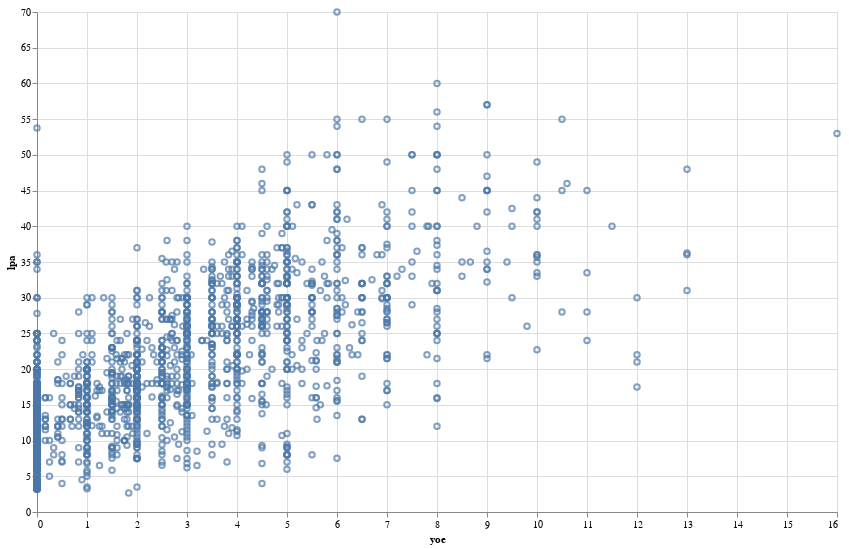

The code cell stored with this chart in its notebook:
### Markdown cell above
### Salary by `experience`

### Code cell
alt.Chart(df[df.yoe!=-1]).mark_point().encode(
    x='yoe',
    y='lpa'
).properties(width=800, height=500)

### Figure 1 — Vega-Lite specification as saved in the notebook (floating-point values rounded to 4 significant figures; data arrays with more than 128 entries replaced by an {"elided": "..."} marker saying what was removed)
{"config": {"view": {"continuousWidth": 400, "continuousHeight": 300}}, "data": {"name": "data-509dbbb1c33fe77e1fb1b790669a3fce"}, "mark": "point", "encoding": {"x": {"type": "quantitative", "field": "yoe"}, "y": {"type": "quantitative", "field": "lpa"}}, "height": 500, "width": 800, "$schema": "https://vega.github.io/schema/vega-lite/v4.8.1.json", "datasets": {"data-509dbbb1c33fe77e1fb1b790669a3fce": {"elided": "1887 records"}}}
